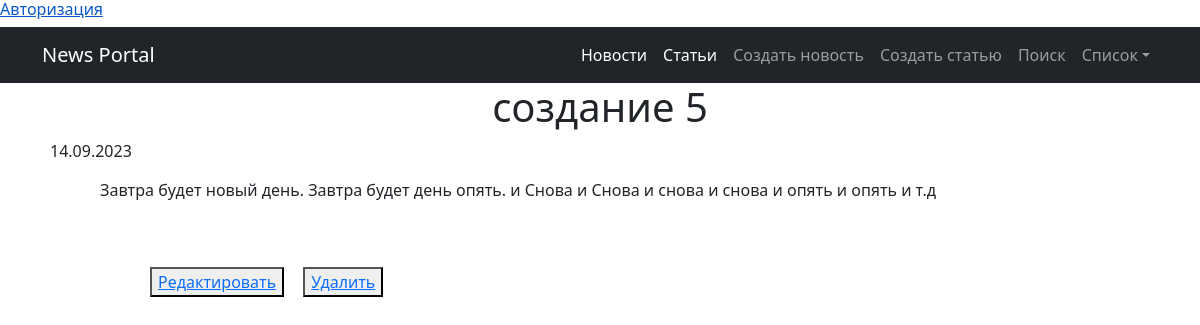
The app's page /news/28/, older data.
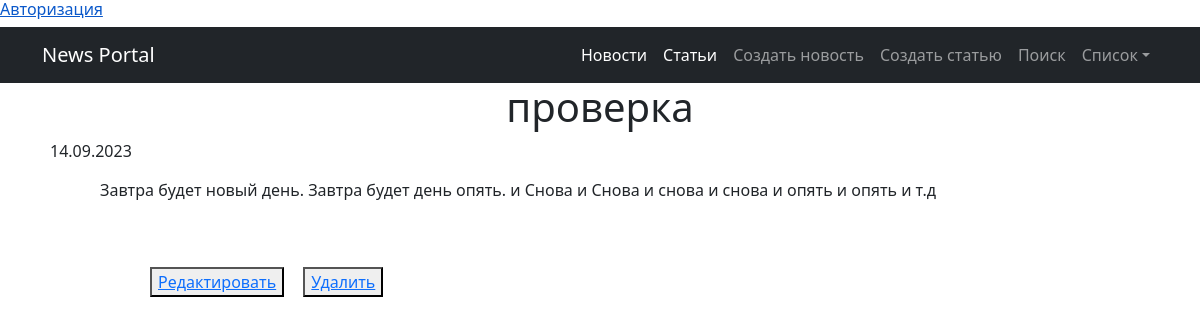
The same page, newer data.
### news/models.py (models this page shows, shortened)
class Post(models.Model):
    author = models.ForeignKey(Author, on_delete=models.CASCADE)
    news = 'NW'
    article = 'AR'
    CATEGORY_CHOICES = (
        (news, 'Новость'),
        (article, 'Статья'),
    )
    choiceType = models.CharField(max_length=2,
                                  choices=CATEGORY_CHOICES,
                                  default=article)
    timeCreate = models.DateTimeField(auto_now_add=True)
    categoryPost = models.ManyToManyField(Category, through='PostCategory')
    title = models.CharField(max_length=100, unique=True)
    content = models.TextField()
    rating = models.IntegerField(default=0)

### news/views.py (the view)
# urls.py: path('news/<int:pk>/', NewsDetail.as_view(), name='news_detail'),  # URL-шаблон для полной новости
class NewsDetail(DetailView):  # полные новости
    model = Post
    template_name = 'flatpages/news_detail.html'
    context_object_name = 'post'

### news/templatetags/cenzura.py (called while the page is built)
@register.filter()
def censor(value):  # Естественно если делать реальный проект слов будет в разы больше.
    words_to_censor = ['6лядь', '6лять', 'cock', 'cunt',  'fuck', 'xyй',
                       'гавнюк', 'долбоёб', 'лошок', 'пидарас', 'шлюха']
    if not isinstance(value, str):  # Проверка, чтобы фильтр цензурирования применялся только к переменным строкового
        raise ValueError("Значение должно быть строкой")
    for word in words_to_censor:
        value = value.replace(word, '*' * len(word))
    return mark_safe(value)

### templates/flatpages/news_detail.html
{% extends 'flatpages/default.html' %}
{% load cenzura %}
{% block content %}
    <h1 style="text-align: center;">{{ post.title|censor }}</h1>
    <div style="margin-left: 50px;">{{ post.timeCreate|date:"d.m.Y" }}</div>
    <div style="margin: 15px 100px;">{{ post.content|censor }}</div>
    <div style="margin: 50px 150px;">
        <button> <a href="{% url 'news:news_edit' post.id %}"> Редактировать </a> </button>
        <button style="margin: 15px;"> <a href="{% url 'news:news_delete' post.id %}"> Удалить </a> </button>
    </div>
{% endblock %}

Row changes from the older to the newer data that the page shows:
changed Post: title|censor "создание 5" → "проверка"
